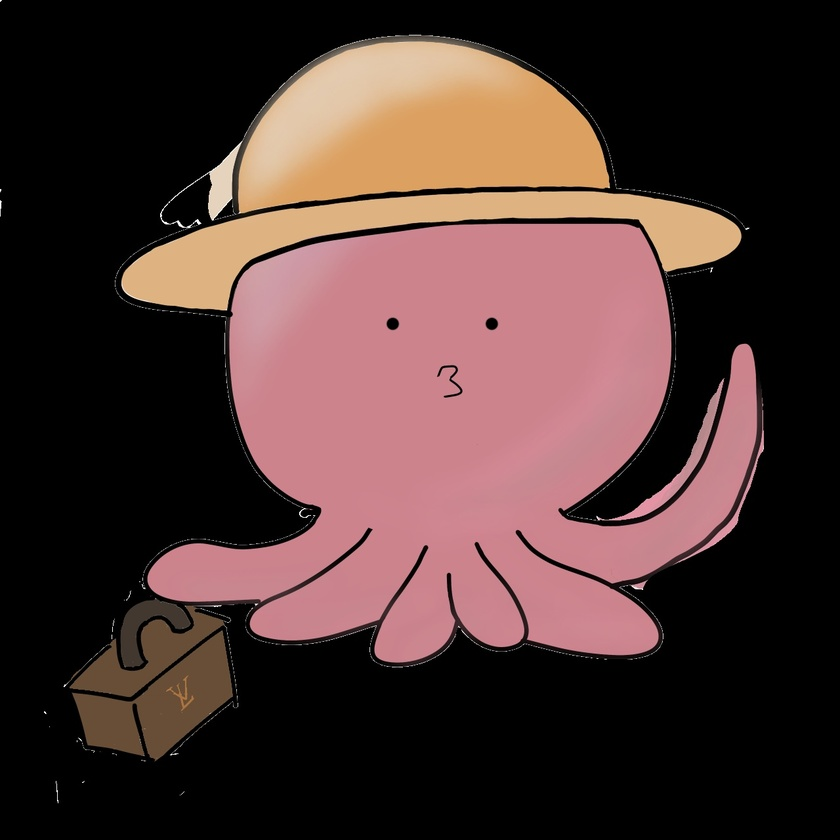
#> input picture images/opencv/test.jpg, 840 x 840 px, shrunk from 1280 x 1280 before the run, found by its file name
$ python gray-scale.py
#> lines starting #> are read from the running program, lines starting #| are printed output that depends on the picture
import cv2
import matplotlib.pyplot as plt


def main():
    # 画像の読み込み
    img = cv2.imread("images/opencv/test.jpg")
#> img is the input picture: shape (840, 840, 3); mean B, G, R 50.3, 53.4, 76.3

    # グレースケール変換
    gray = cv2.cvtColor(img, cv2.COLOR_BGR2GRAY)
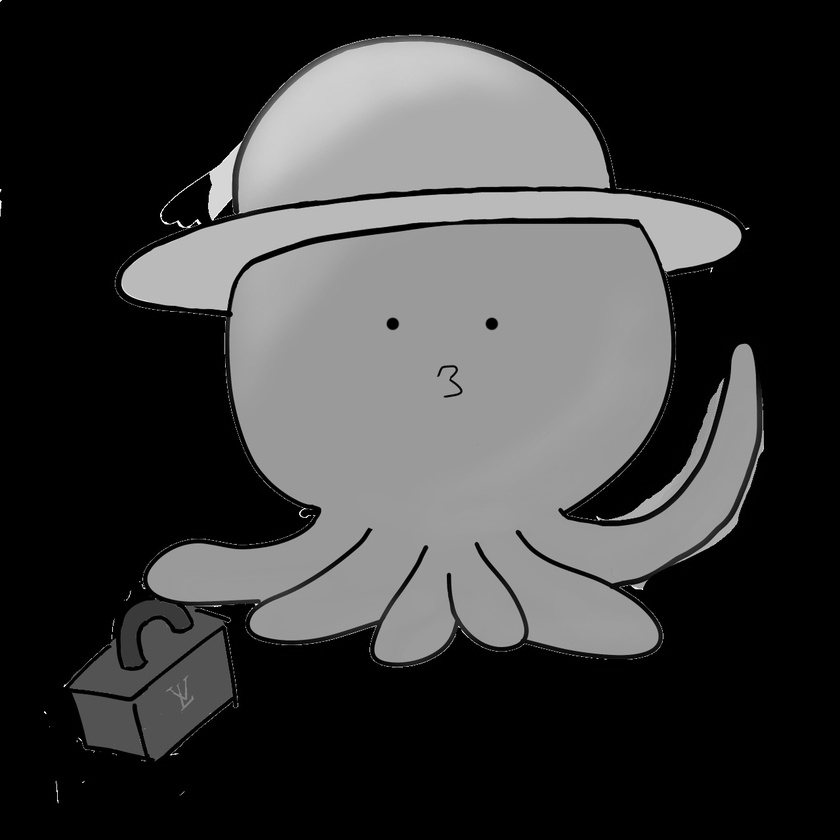
#> gray: shape (840, 840); min 0, max 255, mean 59.9

    # グレースケール画像の保存
    cv2.imwrite("images/test_gray.jpg", gray)

    # グレースケール画像の表示
    plt.imshow(gray, cmap="gray")
    plt.axis("off")  # 軸を非表示にする
    plt.show()


if __name__ == "__main__":
    main()
